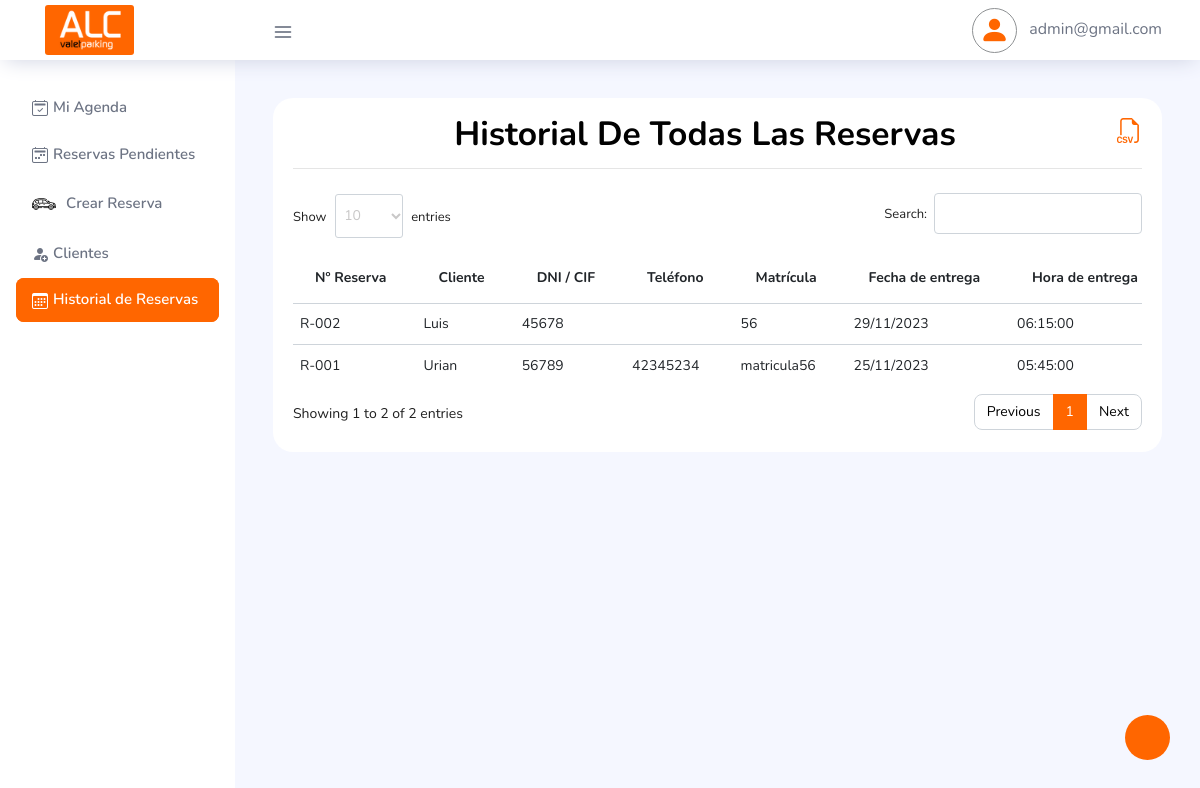
Screenshot of /dashboard/HistorialReservas.php (signed in) with the database file from the repository.
### tables this page shows
CREATE TABLE `tbl_reservas` (
  `id` int(11) unsigned NOT NULL AUTO_INCREMENT,
  `id_cliente` int(11) DEFAULT NULL,
  `fecha_entrega` date NOT NULL,
  `hora_entrega` time NOT NULL,
  `fecha_recogida` date NOT NULL,
  `hora_recogida` time NOT NULL,
  `tipo_plaza` varchar(100) NOT NULL DEFAULT '',
  `terminal_entrega` varchar(100) NOT NULL DEFAULT '',
  `terminal_recogida` varchar(100) NOT NULL DEFAULT '',
  `matricula` varchar(50) NOT NULL DEFAULT '',
  `color` varchar(60) DEFAULT NULL,
  `marca_modelo` varchar(250) NOT NULL DEFAULT '',
  `numero_vuelo_de_vuelta` varchar(50) DEFAULT NULL,
  `servicio_adicional` varchar(10) DEFAULT NULL,
  `total_pago_reserva` decimal(5,2) DEFAULT NULL,
  `descuento` bigint(11) DEFAULT 0,
  `formato_pago` varchar(250) DEFAULT NULL,
  `observacion_cliente` mediumtext DEFAULT NULL,
  `fecha_pago_factura` date DEFAULT NULL,
  `servicios_extras` mediumtext DEFAULT NULL,
  `total_gasto_extras` int(11) DEFAULT 0,
  `estado_reserva` int(11) DEFAULT 0,
  `date_registro` timestamp NULL DEFAULT current_timestamp() ON UPDATE current_timestamp(),
  PRIMARY KEY (`id`)
);

CREATE TABLE `tbl_clientes` (
  `IdUser` int(10) NOT NULL AUTO_INCREMENT,
  `emailUser` varchar(50) DEFAULT NULL,
  `passwordUser` varchar(250) DEFAULT NULL,
  `nombre_completo` varchar(250) DEFAULT NULL,
  `din` char(50) DEFAULT NULL,
  `direccion_completa` mediumtext DEFAULT NULL,
  `tlf` varchar(20) DEFAULT NULL,
  `conocido_por` varchar(60) DEFAULT NULL,
  `observaciones` mediumtext DEFAULT NULL,
  `terminos` int(11) DEFAULT 1,
  `rol` int(11) DEFAULT 0,
  `sesionDesde` varchar(30) DEFAULT NULL,
  `sesionHasta` varchar(30) DEFAULT NULL,
  `createUser` varchar(30) DEFAULT NULL,
  PRIMARY KEY (`IdUser`)
);

### dashboard/funciones.php (called while the page is built, shortened)
<?php
   function getAllReservasPorEstadoReserva($con, $status_reserva)
   {
       $sqlReservasAdmin = ("SELECT c.*, r.* FROM tbl_clientes AS c
                   INNER JOIN tbl_reservas AS r ON c.idUser = r.id_cliente
                   WHERE r.estado_reserva = '{$status_reserva}'
                   ORDER BY r.date_registro DESC");
       $queryReserva = mysqli_query($con, $sqlReservasAdmin);
       return $queryReserva;
   }
   ?>

### dashboard/HistorialReservas.php (the view, shortened to what this page needs)
<?php
if (isset($_SESSION['emailUser']) != "" && $_SESSION['rol'] == 1) {
?>
    <!DOCTYPE html>
    <html lang="es">
    <head>
    </head>
    <body>
        <div class="container-scroller">
            <?php include 'bases/navbar.php'; ?>
            <div class="container-fluid page-body-wrapper">
                <?php
                include 'bases/nav.php';
                include 'funciones.php';
                $mis_reservas = getAllReservasPorEstadoReserva($con, 2);
                ?>
                <div class="main-panel">
                    <div class="content-wrapper">
                        <div class="row justify-content-md-center">
                            <div class="col-lg-12 grid-margin stretch-card">
                                <div class="card">
                                    <div class="card-body">
                                        <h2 class="card-title text-center mb-4" style="font-size: 30px;">Historial de todas las Reservas
                                            <a title="Historial de todas las Reservas" href="../acciones/exportDataReservas.php?expo=3" download="Data_clientes.xls" style="float: right;font-size: 25px;">
                                                <i class="bi bi-filetype-csv"></i>
                                            </a>
                                            <hr>
                                        </h2>
                                        <div class="table-responsive">
                                            <table id="tablaHistorialReservas" class="table table-hover">
                                                <thead>
                                                    <tr>
                                                        <th>Nº Reserva</th>
                                                        <th>Cliente</th>
                                                        <th>DNI / CIF</th>
                                                        <th>Teléfono</th>
                                                        <th>Matrícula</th>
                                                        <th>Fecha de entrega</th>
                                                        <th>Hora de entrega</th>
                                                    </tr>
                                                </thead>
                                                <tbody>
                                                    <?php
                                                    while ($reserva = mysqli_fetch_array($mis_reservas)) {
                                                        $reserva_id = $reserva["id"]; ?>
                                                        <tr id="<?php echo $reserva_id; ?>">
                                                            <td class="custom_td">
                                                                <?php
                                                                if ($reserva_id < 10) {
                                                                    echo 'R-00' . $reserva_id;
                                                                } elseif ($reserva_id < 100) {
                                                                    echo 'R-0' . $reserva_id;
                                                                } else {
                                                                    echo 'R-' . $reserva_id;
                                                                } ?>
                                                            </td>
                                                            <td class="custom_td"><?php echo $reserva["nombre_completo"]; ?></td>
                                                            <td class="custom_td"><?php echo $reserva["din"]; ?></td>
                                                            <td class="custom_td"><?php echo $reserva["tlf"]; ?></td>
                                                            <td class="custom_td"><?php echo $reserva["matricula"]; ?></td>
                                                            <td class="custom_td"><?php echo date("d/m/Y", strtotime($reserva["fecha_entrega"])); ?></td>
                                                            <td class="custom_td"><?php echo $reserva["hora_entrega"]; ?></td>
                                                        </tr>
                                                    <?php } ?>
                                                </tbody>
                                            </table>
                                        </div>
                                    </div>
                                </div>
                            </div>
                        </div>
                    </div>
                </div>
            </div>
        </div>
    </body>
    </html>
<?php
} else { ?>
    <script type="text/javascript">
        location.href = "../acciones/login/exit.php";
    </script>
<?php }  ?>

### assets/custom/css/custom_css.css (style rules this page uses)
.bi-filetype-csv { color: #f60 !important; }
.custom_td { padding: 7px !important; }
.card .card-title { font-size: 2.1rem !important; }

### rows the page displays
tbl_reservas: id "1", id_cliente.nombre_completo "Urian", id_cliente.din "56789", id_cliente.tlf "42345234", matricula "matricula56", fecha_entrega "25/11/2023", hora_entrega "05:45:00"
tbl_reservas: id "2", id_cliente.nombre_completo "Luis", id_cliente.din "45678", matricula "56", fecha_entrega "29/11/2023", hora_entrega "06:15:00"

### other values shown
$email "admin@gmail.com"
